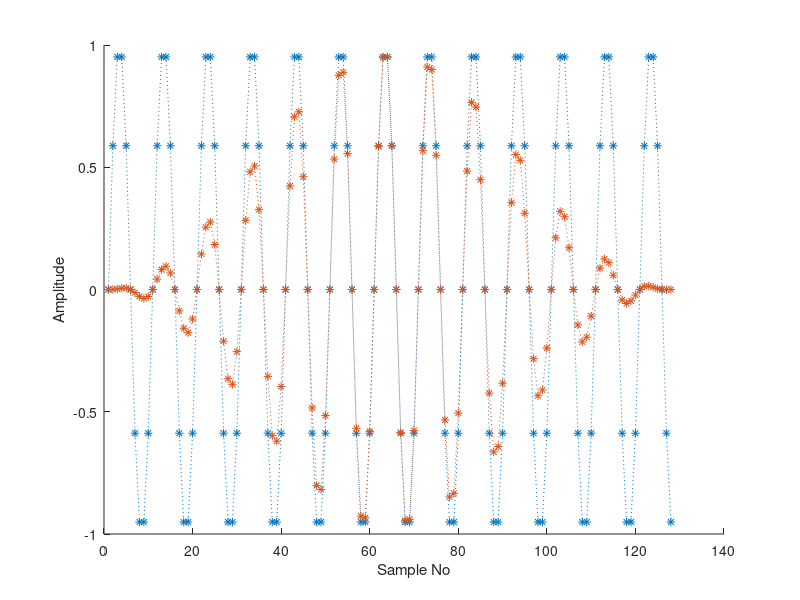
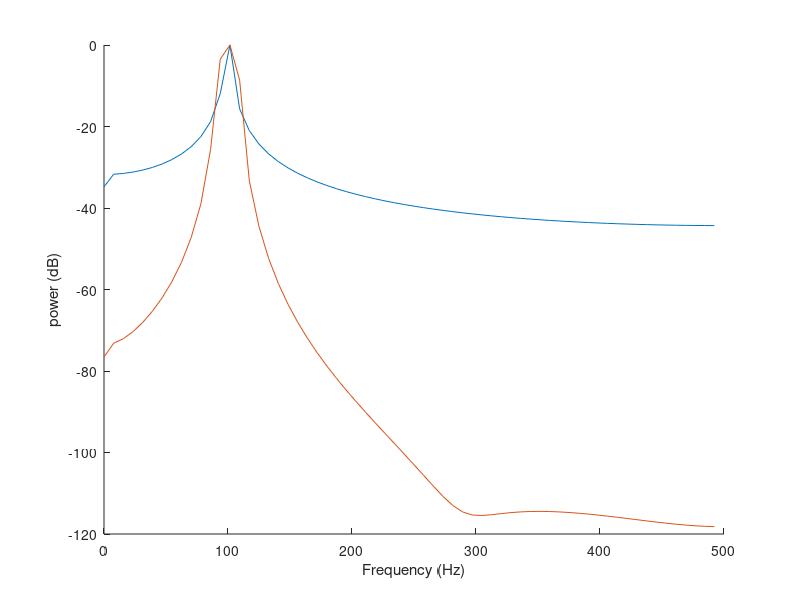

The MATLAB script that drew these images, in order:
%--------------------------------------------------------------------------
% University of Limerick - Dept. of Electronic and Computer Engineering
%--------------------------------------------------------------------------
% filename: Lab5 - Lab5_part2.m
%
% purpose: Power Spectrum and Aliasing
%
% created by: Tom Meehan
% created on: 14 October 2021
%
%--------------------------------------------------------------------------
% Copyright 2021 University of Limerick
%--------------------------------------------------------------------------
clc
clear
clear all
close all
%% I
% set up variables
N = 128;
fa = 100;
Fs = 1e3;

% generate range of 0->N-1 (choose N as a power of 2 e.g. 64,128)
n_range = [0:N-1];
A = 1;
x = A*sin(2*pi*fa/Fs*n_range);
figure(1)
hold on
plot(x,'*:');
xlabel('Sample No');
ylabel('Amplitude');

%% II
% perform DFT with Matlab fft command
Y = fft(x);

% obtain power from multiplication with complex conjugate
PY = Y.*conj(Y);

% double all values except for DC for single sided spectrum
PY(2:N) = 2.*PY(2:N);

% normalise the FFT to the highest coefficient value (not including DC)
PY = PY/max(PY(2:N));

% convert to dB
PY = 10*log10(PY);

%% III
% generate frequency bins
F_vals = ([0:N-1]/N)*Fs;

% plot Power Spectrum
figure(2)
hold on

% display frequencies to Fs/2
plot(F_vals(1:N/2),PY(1:N/2))
xlabel('Frequency (Hz)')
ylabel('power (dB)')

%% IV
Wh = hann(N);
x = A*sin(2*pi*fa/Fs*n_range);
x = x.*Wh';

figure(1)
hold on
plot(x,'*:');
xlabel('Sample No');
ylabel('Amplitude');

%% II
% perform DFT with Matlab fft command
Y = fft(x);

% obtain power from multiplication with complex conjugate
PY = Y.*conj(Y);

% double all values except for DC for single sided spectrum
PY(2:N) = 2.*PY(2:N);

% normalise the FFT to the highest coefficient value (not including DC)
PY = PY/max(PY(2:N));

% convert to dB
PY = 10*log10(PY);

%% III
% generate frequency bins
F_vals = ([0:N-1]/N)*Fs;

% plot Power Spectrum
figure(2)
hold on

% display frequencies to Fs/2
plot(F_vals(1:N/2),PY(1:N/2))
xlabel('Frequency (Hz)')
ylabel('power (dB)')